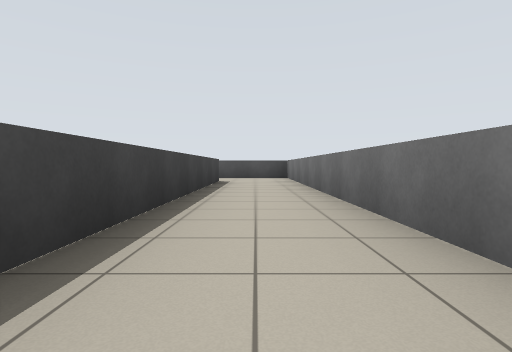
[1] (above)

19 first-person views from a walk through a world built for the Player/Stage simulator. The camera is 0.72 m above the floor, tilts 2° down and sees 80° across. The lines on the ground mark 1 m squares. The floor is counted in squares, 2 m on a side. Each view is taken from the middle of a square. On the plan, view 1 faces up. The plan holds only what a view shows up to about 9 squares ahead; the rest is blank. The robots in the file are not drawn.

[2]
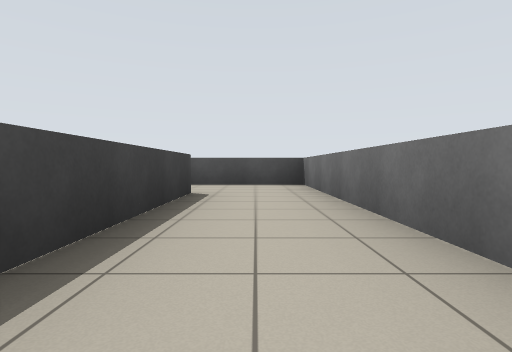

[3]
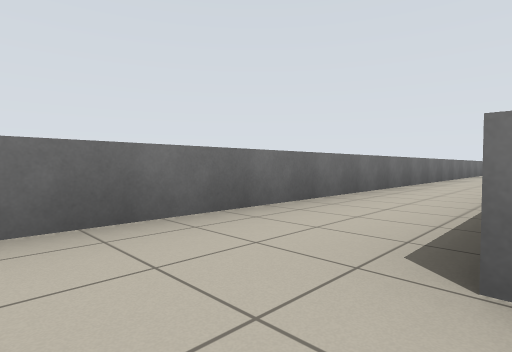

[4]
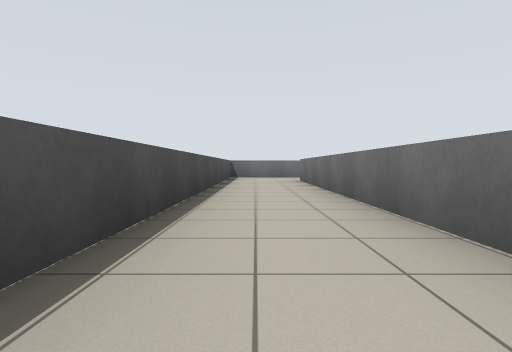

[5]
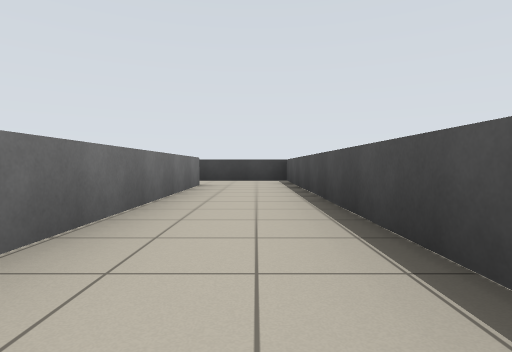

[6]
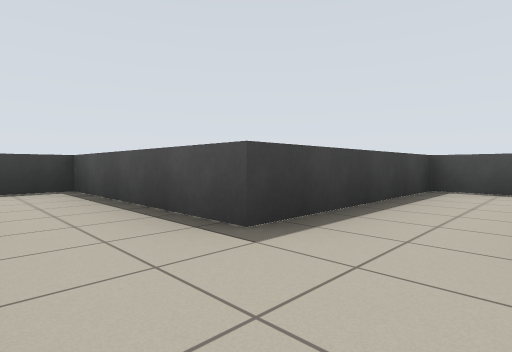

[7]
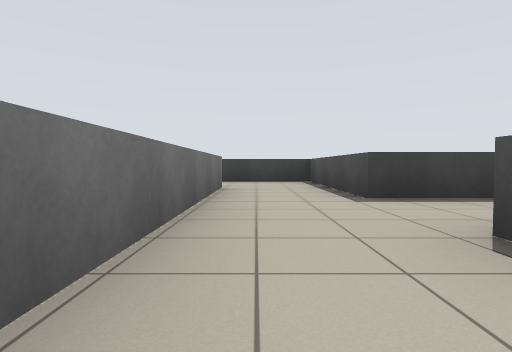

[8]
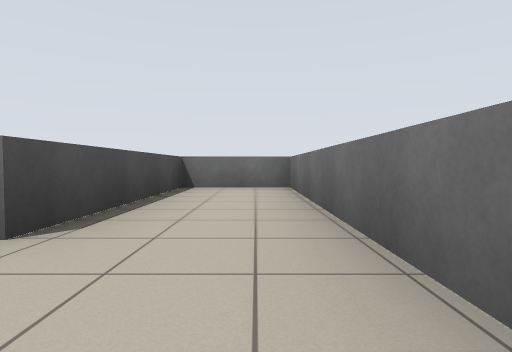

[9]
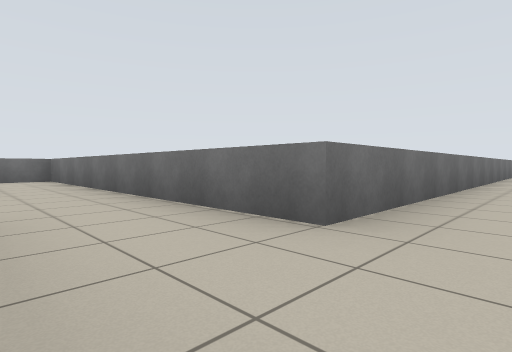

[10]
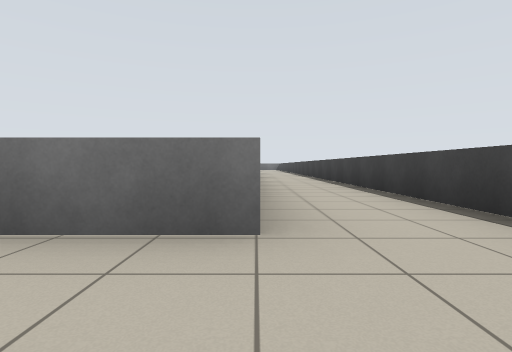

[11]
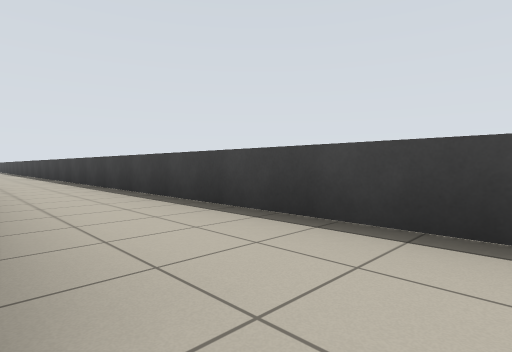

[12]
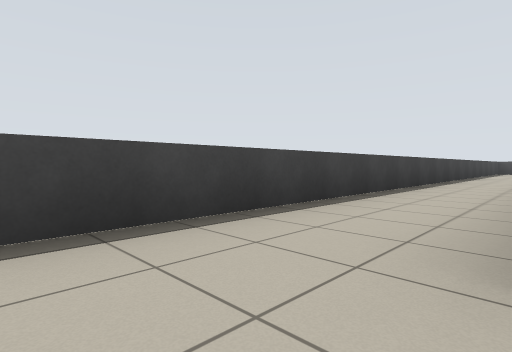

[13]
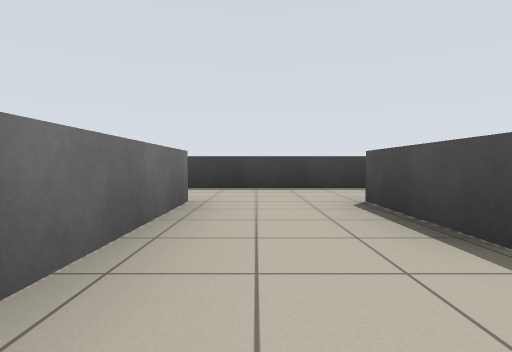

[14]
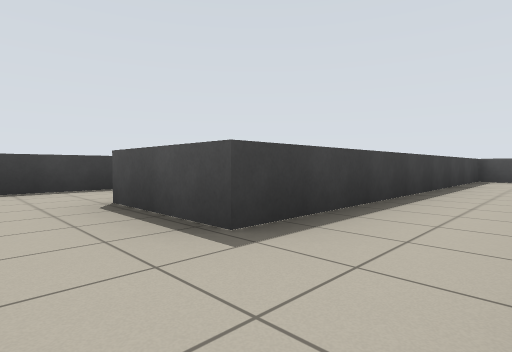

[15]
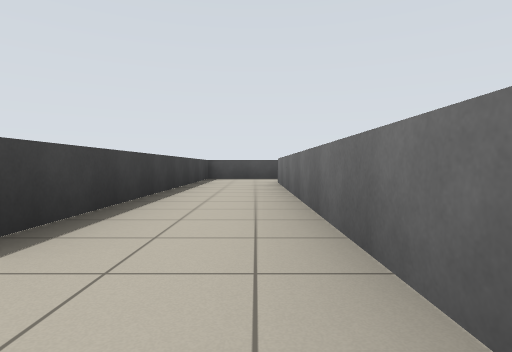

[16]
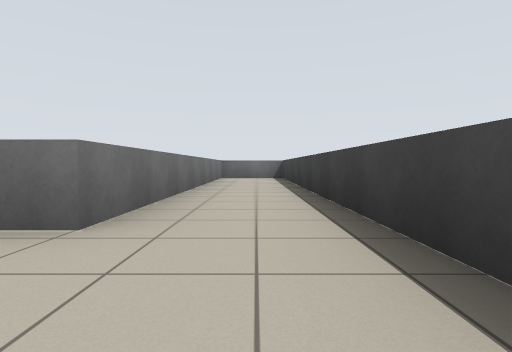

[17]
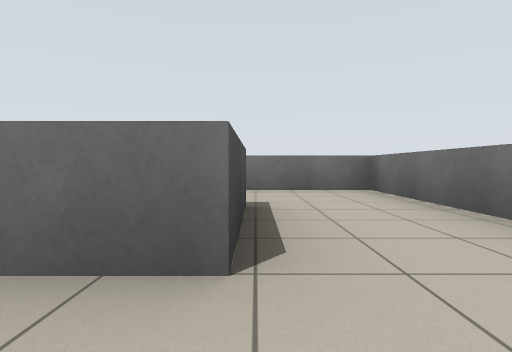

[18]
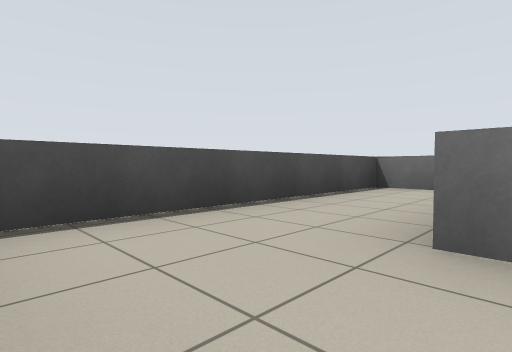

[19]
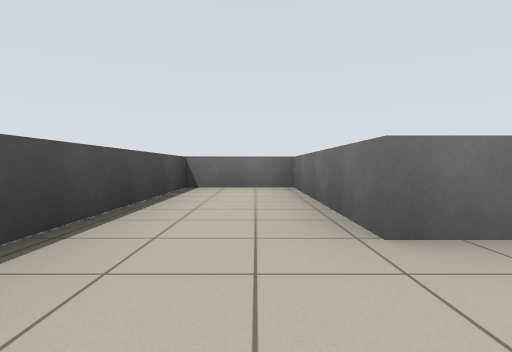

### Floor plan
Key: @ floor where view 1 was taken; # wall or solid block; . floor; = window, fence, low wall or low ledge.
Columns run from 15 left of view 1 to 1 right of it. Each row starts with its distance up from view 1.
  9    ##############
  8    #............#
  7    #..=========.#
  6 ####..####   ##.#
  5 #........#    #.#
  4 #........=    #.#
  3 #.=#######    #.#
  2 #.=#          #.#
  1 #.=           #.#
  0 #.=            @#
 -1 #.=#######      #
 -2 #.=#.....#      #
 -3 #.=#.....=      #
 -4 #.=#..####
 -5 #.=#..#
 -6 #.=#..#
 -7 #. #..#
 -8 #.=#..#
 -9 #.==..#
-10 #.....#
-11 #.=####
-12 #.=#
-13 #.=
-14 #.=
-15 #.=
-16 #.=
-17 #.=
-18 ###

Where each view was taken, in squares from view 1:
view 1: 0 up, 0 right, facing up
view 2: 3 up, 0 right, facing up
view 3: 8 up, 1 left, facing down-right
view 4: 8 up, 8 left, facing right
view 5: 8 up, 4 left, facing left
view 6: 4 up, 10 left, facing up-left
view 7: 4 up, 8 left, facing left
view 8: 4 up, 11 left, facing right
view 9: 5 up, 14 left, facing down-right
view 10: 5 up, 13 left, facing down
view 11: 4 up, 13 left, facing down-left
view 12: 10 down, 13 left, facing up-left
view 13: 10 down, 10 left, facing left
view 14: 10 down, 10 left, facing up-left
view 15: 10 down, 10 left, facing up
view 16: 9 down, 14 left, facing down
view 17: 9 down, 14 left, facing right
view 18: 4 down, 11 left, facing up-right
view 19: 3 down, 11 left, facing right
